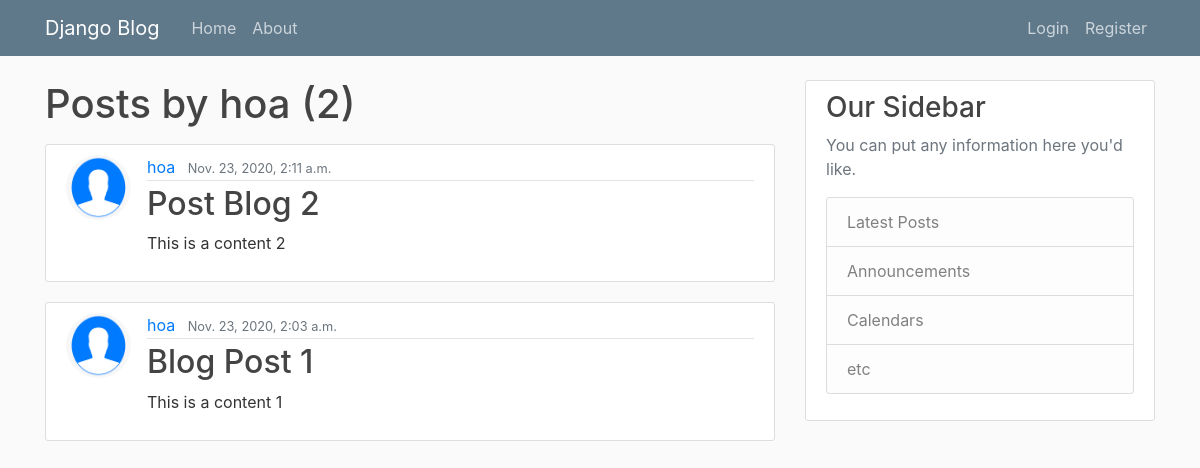
The page /user/hoa/ on the database as committed earlier.
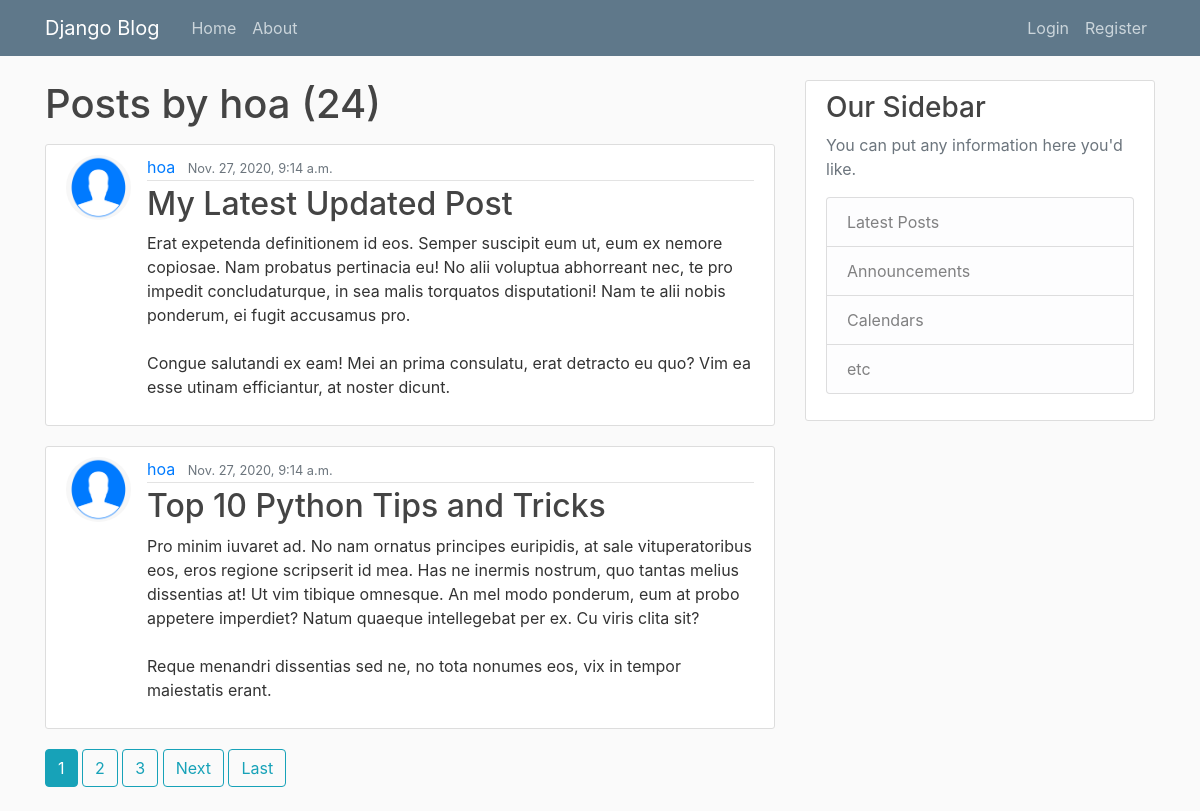
The same page on the database as committed later.
### blog/models.py (models this page shows, shortened)
class Post(models.Model):
    title = models.CharField(max_length=200)
    content = models.TextField()
    date_posted = models.DateTimeField(default=timezone.now)
    author = models.ForeignKey(User,on_delete=models.CASCADE)

### users/models.py (models this page shows, shortened)
class Profile(models.Model):
    user = models.OneToOneField(User,on_delete=models.CASCADE)
    image = models.ImageField(default='default.jpg', upload_to='profile_pics')

### blog/views.py (the view)
# urls.py: path('user/<str:username>/',UserPostListView.as_view(), name= 'user_posts'),
class UserPostListView(ListView):
    model = Post
    template_name = 'blog/user_posts.html'
    context_object_name = 'posts'
    paginate_by = 2
    def get_queryset(self):
        user = get_object_or_404(User, username=self.kwargs.get('username'))
        return Post.objects.filter(author=user).order_by('-date_posted')

### blog/templates/blog/user_posts.html (shortened to what this page needs)
{% extends 'blog/base.html' %}
{% block content%}
    <h1 class="mb-3">Posts by {{ view.kwargs.username }} ({{ page_obj.paginator.count }})</h1>
    {%for post in posts%}
        <article class="media content-section">
            <img class ="rounded-circle article-img" src="{{ post.author.profile.image.url}}" alt="">
          <div class="media-body">
            <div class="article-metadata">
              <a class="mr-2" href="{% url 'user_posts' post.author.username %}">{{ post.author }}</a>
              <small class="text-muted">{{ post.date_posted }}</small>
            </div>
            <h2><a class="article-title" href="{% url 'post_detail' post.id%}">{{ post.title }}</a></h2>
            <p class="article-content">{{ post.content }}</p>
          </div>
        </article>
    {%endfor%}
    {% if is_paginated %}
        {% for num in page_obj.paginator.page_range %}
            {% if page_obj.number == num %}
                <a class="btn btn-info mb-4" href="{{ num }}">{{ num }}</a>
            {% elif num > page_obj.number|add:'-3' and num < page_obj.number|add:'3' %}
                <a class="btn btn-outline-info mb-4" href="?page={{ num }}">{{ num }}</a>
            {% endif %}
        {% endfor %}
        {% if page_obj.has_next %}
            <a class="btn btn-outline-info mb-4" href="?page={{ page_obj.next_page_number }}">Next</a>
            <a class="btn btn-outline-info mb-4" href="?page={{ page_obj.paginator.num_pages }}">Last</a>
        {% endif %}
    {% endif%}
{% endblock%}

Rows that differ between the two databases and show on the page:
no longer on this page (row unchanged): Post: author.profile.image (picture), author "hoa", date_posted "Nov. 23, 2020, 2:11 a.m.", title "Post Blog 2", content "This is a content 2"
no longer on this page (row unchanged): Post: author.profile.image (picture), author "hoa", date_posted "Nov. 23, 2020, 2:03 a.m.", title "Blog Post 1", content "This is a content 1"
added Post: author.profile.image (picture), author "hoa", date_posted "Nov. 27, 2020, 9:14 a.m.", title "My Latest Updated Post", content "Erat expetenda definitionem id eos. Semper suscipit eum ut, eum ex nemore copiosae. Nam probatus pertinacia eu! No alii voluptua abhorreant nec, te pro impedit concludaturque, in sea malis torquatos disputationi! Nam te alii nobis ponderum, ei fugit accusamus pro. Congue salutandi ex eam! Mei an prima consulatu, erat detracto eu quo? Vim ea esse utinam efficiantur, at noster dicunt."
added Post: author.profile.image (picture), author "hoa", date_posted "Nov. 27, 2020, 9:14 a.m.", title "Top 10 Python Tips and Tricks", content "Pro minim iuvaret ad. No nam ornatus principes euripidis, at sale vituperatoribus eos, eros regione scripserit id mea. Has ne inermis nostrum, quo tantas melius dissentias at! Ut vim tibique omnesque. An mel modo ponderum, eum at probo appetere imperdiet? Natum quaeque intellegebat per ex. Cu viris clita sit? Reque menandri dissentias sed ne, no tota nonumes eos, vix in tempor maiestatis erant."
Other text that changed with them:
{{ page_obj.paginator.count }}: "2" → "24"
new list line: "1"
new list line: "2"
new list line: "3"
text now shown: "Next Last"
